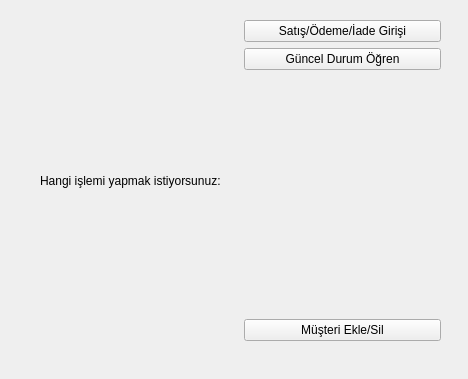
<?xml version="1.0" encoding="UTF-8"?>
<ui version="4.0">
 <class>Form</class>
 <widget class="QWidget" name="Form">
  <property name="geometry">
   <rect>
    <x>0</x>
    <y>0</y>
    <width>468</width>
    <height>379</height>
   </rect>
  </property>
  <property name="windowTitle">
   <string>Müşteri İşlemleri</string>
  </property>
  <widget class="QWidget" name="layoutWidget">
   <property name="geometry">
    <rect>
     <x>40</x>
     <y>20</y>
     <width>401</width>
     <height>321</height>
    </rect>
   </property>
   <layout class="QHBoxLayout" name="horizontalLayout">
    <item>
     <widget class="QLabel" name="label">
      <property name="text">
       <string>Hangi işlemi yapmak istiyorsunuz:</string>
      </property>
     </widget>
    </item>
    <item>
     <layout class="QVBoxLayout" name="verticalLayout">
      <item>
       <widget class="QPushButton" name="btnSatis">
        <property name="text">
         <string>Satış/Ödeme/İade Girişi</string>
        </property>
       </widget>
      </item>
      <item>
       <widget class="QPushButton" name="btnGuncelDurum">
        <property name="text">
         <string>Güncel Durum Öğren</string>
        </property>
       </widget>
      </item>
      <item>
       <spacer name="verticalSpacer">
        <property name="orientation">
         <enum>Qt::Vertical</enum>
        </property>
        <property name="sizeHint" stdset="0">
         <size>
          <width>20</width>
          <height>40</height>
         </size>
        </property>
       </spacer>
      </item>
      <item>
       <widget class="QPushButton" name="btnEkleSil">
        <property name="text">
         <string>Müşteri Ekle/Sil</string>
        </property>
       </widget>
      </item>
     </layout>
    </item>
   </layout>
  </widget>
 </widget>
 <resources/>
 <connections/>
</ui>
